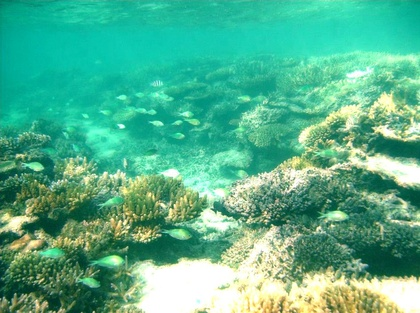
%> input picture underwaterCorrection/OutputImages/test2.jpg, 420 x 313 px, shrunk from 946 x 706 before the run
$ octave test.m   (GNU Octave 9; MATLAB toolbox functions it lacks are replaced by stand-ins)
%> lines starting %> are read from the running program, lines starting %| are printed output that depends on the picture
%% 置于直方图均衡的水下图像复原
% 仅供参考对比
%% 函数主体
clear;
%此处修改要测试图片的路径及图片名
t = imread('InputImages/test2.jpg');
%> t is the input picture: size 313x420x3 uint8; mean R, G, B 84.7, 178.2, 141.5
I=t(:,:,1);
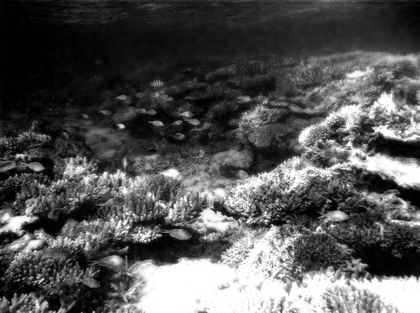
%> I: size 313x420 uint8; min 0, max 255, mean 84.7
[height,width] = size(I);
%> height = 313; width = 420
subplot(121);
imshow(t),title('原始图像')%显示原始图像
%对R通道进行均衡化处理，均衡化可以写一个统一的函数，直接调用
%进行像素灰度统计;
s = zeros(1,256);%统计各灰度数目，共256个灰度级
%绘制直方图
gp=zeros(1,256);
for k=0:255
    gp(k+1)=length(find(I==k))/(height*width);
end
%> after the loop, gp = 256 values, max 0.0388 at index 256, min 0.00092 at index 216, mean 0.00391
for i = 1:height
    for j = 1: width
        s(I(i,j) + 1) = s(I(i,j) + 1) + 1;%对应灰度值像素点数量增加一
    end
end
%> after the loop, s = 256 values, max 6422 at index 255, min 0 at index 256, mean 513.5
%计算灰度分布密度
p = zeros(1,256);
for i = 1:256
    p(i) = s(i) / (height * width * 1.0);
end
%> after the loop, p = 256 values, max 0.0489 at index 255, min 0 at index 256, mean 0.00391
%计算累计直方图分布
c = zeros(1,256);
c(1) = p(1);
for i = 2:256
        c(i) = c(i - 1) + p(i);
end
%> after the loop, c = 256 values from 0.0209 to 1
%累计分布取整,将其数值归一化为1~256
c = uint8(255 .* c + 0.5);
%> c = 256 values from 6 to 255
%对图像进行均衡化
for i = 1:height
    for j = 1: width
        Ir(i,j) = c(I(i,j)+1);
    end
end
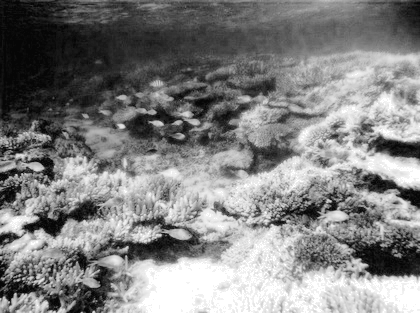
%> Ir: size 313x420 uint8; min 6, max 255, mean 129.1
dis(:,:,1)=Ir;
%subplot(122)
%imshow(Ir)%显示均衡化后的图像
%对G通道进行均衡化处理，均衡化可以写一个统一的函数，直接调用
I=t(:,:,2);
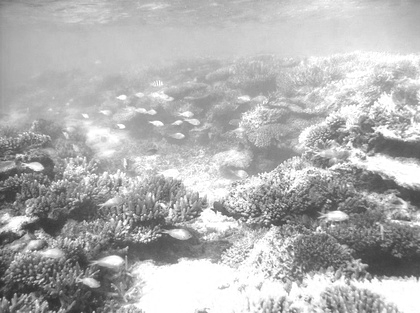
%> I: size 313x420 uint8; min 45, max 255, mean 178.2
[height,width] = size(I);
%下面使用直方图均衡化进行处理
%进行像素灰度统计;
s = zeros(1,256);%统计各灰度数目，共256个灰度级
%绘制直方图
gp=zeros(1,256);
for k=0:255
    gp(k+1)=length(find(I==k))/(height*width);
end
%> after the loop, gp = 256 values, max 0.0548 at index 256, min 0 at index 1, mean 0.00391
for i = 1:height
    for j = 1: width
        s(I(i,j) + 1) = s(I(i,j) + 1) + 1;%对应灰度值像素点数量增加一
    end
end
%> after the loop, s = 256 values, max 8963 at index 255, min 0 at index 1, mean 513.5
%计算灰度分布密度
p = zeros(1,256);
for i = 1:256
    p(i) = s(i) / (height * width * 1.0);
end
%> after the loop, p = 256 values, max 0.0682 at index 255, min 0 at index 1, mean 0.00391
%计算累计直方图分布
c = zeros(1,256);
c(1) = p(1);
for i = 2:256
        c(i) = c(i - 1) + p(i);
end
%> after the loop, c = 256 values from 0 to 1
%累计分布取整,将其数值归一化为1~256
c = uint8(255 .* c + 0.5);
%> c = 256 values from 1 to 255
%对图像进行均衡化
for i = 1:height
    for j = 1: width
        Ig(i,j) = c(I(i,j)+1);
    end
end
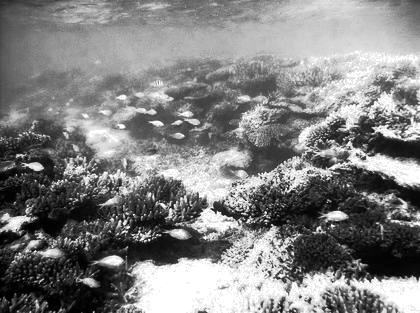
%> Ig: size 313x420 uint8; min 1, max 255, mean 129.3
%subplot(122)
%imshow(Ig)%显示均衡化后的图像
dis(:,:,2)=Ig;
%对B通道进行均衡化处理，均衡化可以写一个统一的函数，直接调用
I=t(:,:,3);
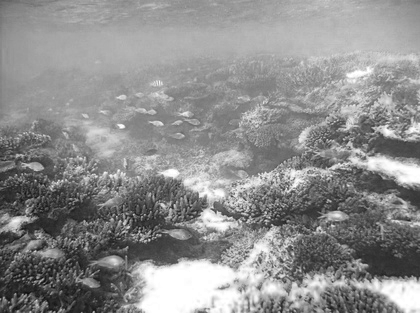
%> I: size 313x420 uint8; min 12, max 255, mean 141.5
[height,width] = size(I);
%下面使用直方图均衡化进行处理
%进行像素灰度统计;
s = zeros(1,256);%统计各灰度数目，共256个灰度级
%绘制直方图
gp=zeros(1,256);
for k=0:255
    gp(k+1)=length(find(I==k))/(height*width);
end
%> after the loop, gp = 256 values, max 0.0196 at index 256, min 0 at index 1, mean 0.00391
for i = 1:height
    for j = 1: width
        s(I(i,j) + 1) = s(I(i,j) + 1) + 1;%对应灰度值像素点数量增加一
    end
end
%> after the loop, s = 256 values, max 2736 at index 255, min 0 at index 1, mean 513.5
%计算灰度分布密度
p = zeros(1,256);
for i = 1:256
    p(i) = s(i) / (height * width * 1.0);
end
%> after the loop, p = 256 values, max 0.0208 at index 255, min 0 at index 1, mean 0.00391
%计算累计直方图分布
c = zeros(1,256);
c(1) = p(1);
for i = 2:256
        c(i) = c(i - 1) + p(i);
end
%> after the loop, c = 256 values from 0 to 1
%累计分布取整,将其数值归一化为1~256
c = uint8(255 .* c + 0.5);
%> c = 256 values from 1 to 255
%对图像进行均衡化
for i = 1:height
    for j = 1: width
        Ib(i,j) = c(I(i,j)+1);
    end
end
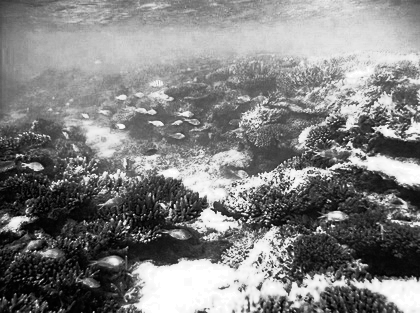
%> Ib: size 313x420 uint8; min 1, max 255, mean 128.9
dis(:,:,3)=Ib;
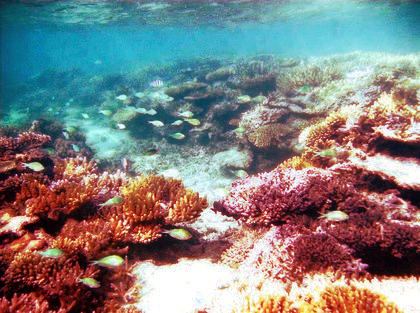
%> dis: size 313x420x3 uint8; mean R, G, B 129.1, 129.3, 128.9
%subplot(122)
%imshow(Ib)%显示均衡化后的图像
subplot(122);
imshow(dis),title('处理之后的图像')%显示均衡化后的图像
% 此处修改为自己保存的图片路径
imwrite(dis,'OutputImages/test1.jpg');

$ run again, with underwaterCorrection/OutputImages/test3.jpg copied over underwaterCorrection/OutputImages/test2.jpg
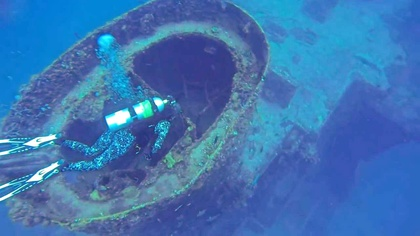
%> input picture underwaterCorrection/OutputImages/test3.jpg, 420 x 236 px, shrunk from 1280 x 720 before the run
%> t is the input picture: size 236x420x3 uint8; mean R, G, B 62.9, 117.1, 179
%> after the loop `for k=0:255`: gp = 256 values, max 0.0326 at index 59, min 0 at index 166, mean 0.00391
%> after the loop `for i = 1:height`: s = 256 values, max 3229 at index 59, min 0 at index 166, mean 387.2
%> after the loop `for i = 1:256`: p has the same summary as gp
%> after the loop `for i = 2:256`: c = 256 values from 0.000999 to 1
%> `c = uint8(255 .* c + 0.5);`: c = 256 values from 1 to 255
%> after the loop `for k=0:255`: gp = 256 values, max 0.0214 at index 104, min 0 at index 1, mean 0.00391
%> after the loop `for i = 1:height`: s = 256 values, max 2120 at index 104, min 0 at index 1, mean 387.2
%> after the loop `for i = 1:256`: p has the same summary as gp
%> after the loop `for i = 2:256`: c = 256 values from 0 to 1
%> `c = uint8(255 .* c + 0.5);`: c = 256 values from 1 to 255
%> `I=t(:,:,3);`:
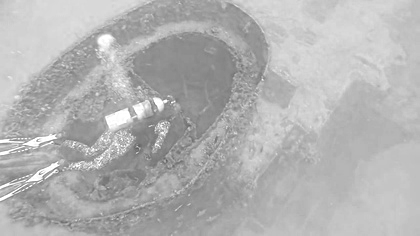
%> I: size 236x420 uint8; min 90, max 255, mean 179
%> after the loop `for k=0:255`: gp = 256 values, max 0.0198 at index 193, min 0 at index 1, mean 0.00391
%> after the loop `for i = 1:height`: s = 256 values, max 1961 at index 193, min 0 at index 1, mean 387.2
%> after the loop `for i = 1:256`: p has the same summary as gp
%> after the loop `for i = 2:256`: c = 256 values from 0 to 1
%> `c = uint8(255 .* c + 0.5);`: c = 256 values from 1 to 255
%> `dis(:,:,3)=Ib;`:
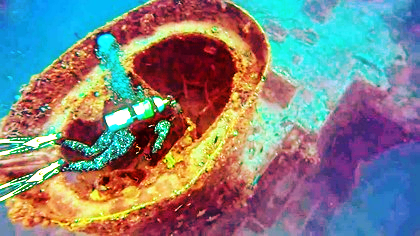
%> dis: size 236x420x3 uint8; mean R, G, B 129.9, 129.3, 129.5
